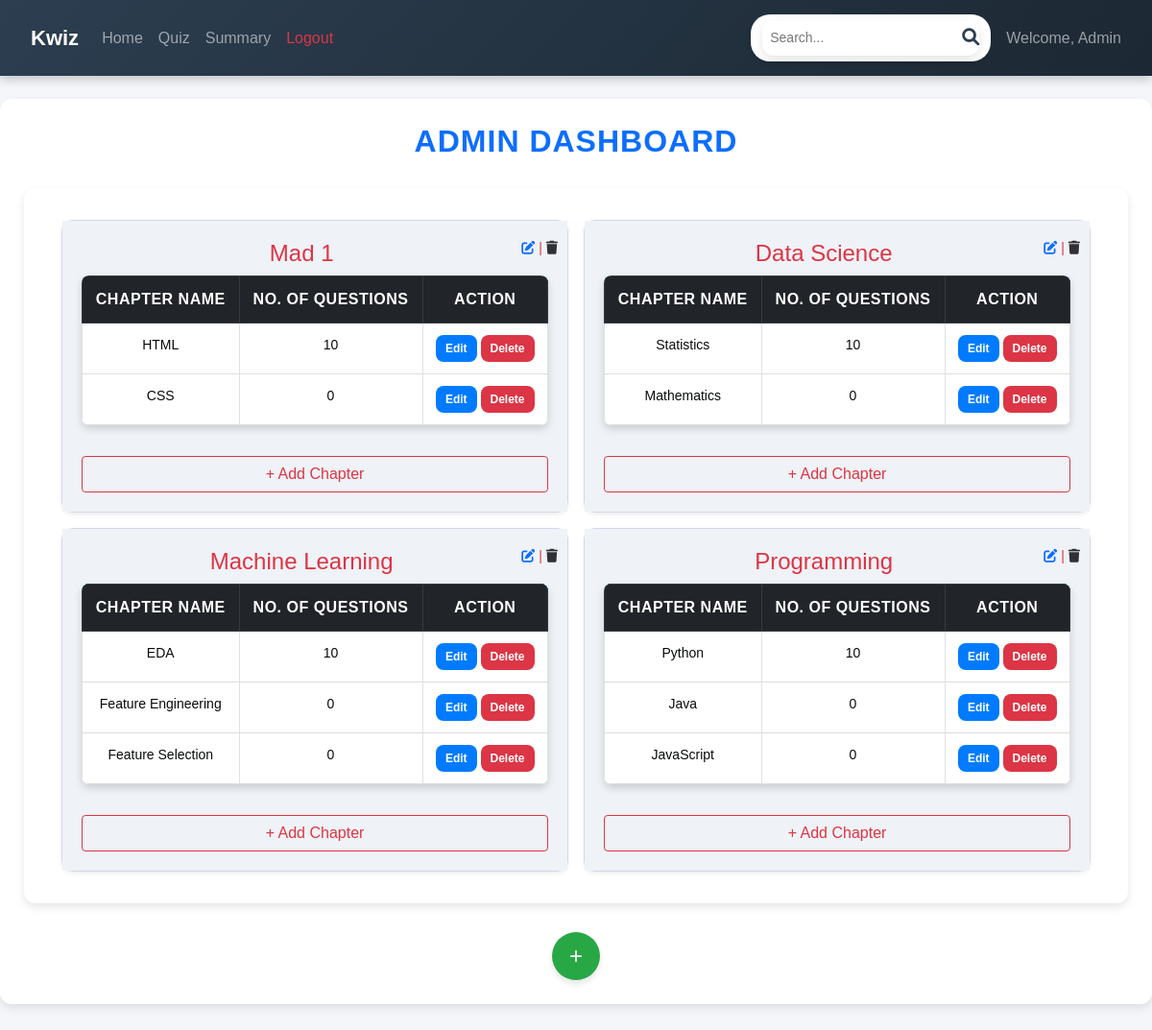
The app's page /admin/dashboard with its own data.
### backend/models.py (models this page shows)
class Subject(db.Model):
    __tablename__ = 'subject'
    id = db.Column(db.Integer, primary_key=True)
    name = db.Column(db.String(150), unique=True, nullable=False)
    description = db.Column(db.String(300), nullable=False)
    chapters = db.relationship('Chapter', backref='subject', lazy='subquery', cascade='all, delete-orphan')

class Chapter(db.Model):
    __tablename__ = 'chapter'
    id = db.Column(db.Integer, primary_key=True)
    name = db.Column(db.String(100), nullable=False)
    description = db.Column(db.Text)
    subject_id = db.Column(db.Integer, db.ForeignKey('subject.id', ondelete="CASCADE"), nullable=False)
    quizzes = db.relationship('Quiz', backref='chapter', lazy='subquery', cascade='all, delete-orphan')

class Quiz(db.Model):
    __tablename__ = 'quiz'
    id = db.Column(db.Integer, primary_key=True)
    chapter_id = db.Column(db.Integer, db.ForeignKey('chapter.id', ondelete="CASCADE"), nullable=False)
    date_of_quiz = db.Column(db.Date, nullable=False)
    duration_seconds = db.Column(db.Integer, nullable=False)
    remarks = db.Column(db.Text)
    questions = db.relationship('Question', backref='quiz', lazy='subquery', cascade='all, delete-orphan')
    scores = db.relationship('Score', backref='quiz', lazy='dynamic', cascade='all, delete-orphan')

### backend/controllers.py (the view)
@app.route('/admin/dashboard')
def admin_dashboard():
    subjects = Subject.query.all()  # Get all subjects
    for subject in subjects:
        for chapter in subject.chapters:
            chapter.quizzes = Quiz.query.filter_by(chapter_id=chapter.id).all()
    return render_template('admin/admin_dashboard.html', subjects=subjects)

### templates/admin/admin_dashboard.html
{% extends "admin/admin_base.html" %}
{% block content %}
<h2 class="text-center text-primary mb-4">Admin Dashboard</h2>
<div class="container">
    <div class="d-flex flex-wrap justify-content-center">
        {% for subject in subjects %}
        <div class="card shadow-sm m-2" style="width: 48%;">
            <div class="card-body">
                <h4 class="text-danger text-center">
                    {{ subject.name }}
                    <div style="float: right; font-size: 14px; margin-right: -10px;">
                        <a href="{{ url_for('edit_subject', subject_id=subject.id) }}"
                        style="text-decoration: none;">
                        <i class="fa-solid fa-pen-to-square"></i></a> |
                        <a href="{{ url_for('delete_subject', subject_id=subject.id) }}"
                        style="text-decoration: none;"
                           onclick="return confirm('Are you sure you want to delete this subject?');">
                           <i class="fa-solid fa-trash" style="color: #303036;"></i>
                        </a>
                    </div>
                </h4>
                <table class="table table-bordered">
                    <thead class="table-dark text-center">
                        <tr>
                            <th>Chapter Name</th>
                            <th>No. of Questions</th>
                            <th>Action</th>
                        </tr>
                    </thead>
                    <tbody>
                        {% for chapter in subject.chapters %}
                        <tr class="text-center">
                            <td>{{ chapter.name }}</td>
                           <td>
                                {% if chapter.quizzes %}
                                    {% for quiz in chapter.quizzes %}
                                        {{ quiz.questions|length }}
                                    {% endfor %}
                                {% else %}
                                    No quizzes available
                                {% endif %}
                            </td>
                            <td>
                                <a href="{{ url_for('edit_chapter', chapter_id=chapter.id) }}" class="btn btn-primary btn-sm" style="font-size: 12px; padding: 5px 10px;">Edit</a>
                                <a href="{{ url_for('delete_chapter', chapter_id=chapter.id) }}" class="btn btn-danger btn-sm" style="font-size: 12px; padding: 5px 10px;">Delete</a>
                            </td>
                        </tr>
                        {% endfor %}
                    </tbody>
                </table>
                <a href="{{ url_for('new_chapter', subject_id=subject.id) }}" class="btn btn-outline-danger w-100 mt-3">+ Add Chapter</a>
            </div>
        </div>
        {% endfor %}
    </div>
</div>
<div class="text-center mt-3">
    <a
        href="{{ url_for('new_subject') }}"
        style="display: inline-block; background-color: #28a745; color: white; text-decoration: none; border: none; border-radius: 50%; width: 50px; height: 50px; font-size: 24px; line-height: 50px; text-align: center; box-shadow: 0 4px 6px rgba(0, 0, 0, 0.1);"
        title="Add New Subject">
        +
    </a>
</div>
{% endblock %}

### static/styles/admin_dash.css (style rules this page uses)
body { font-family: 'Poppins', sans-serif; background-color: #f4f6f9; color: #333; margin: 0; padding: 0; }
.container { max-width: 1200px; margin: 30px auto; background: white; padding: 25px; border-radius: 12px; box-shadow: 0 4px 10px rgba(0, 0, 0, 0.1); }
h2.text-center { font-weight: bold; color: #2c3e50; margin-bottom: 20px; text-transform: uppercase; letter-spacing: 1px; }
.card { border-radius: 12px; box-shadow: 0 4px 10px rgba(0, 0, 0, 0.15); transition: 0.3s ease-in-out; border: 1px solid #d1d9e6; background: #ffffff; }
.card-body { padding: 20px; background: hsl(210, 29%, 95%); }
.table { border-radius: 8px; overflow: hidden; box-shadow: 0 4px 8px rgba(0, 0, 0, 0.15); background: white; }
.table thead { background: linear-gradient(135deg, rgb(10, 163, 240), hsl(209, 95%, 50%)); color: white; text-transform: uppercase; }
.table th { padding: 12px; font-size: 16px; text-align: center; letter-spacing: 0.5px; }
.table td { padding: 12px; text-align: center; border-bottom: 1px solid #ddd; font-size: 14px; color: hsl(200, 14%, 4%); }
.table tbody tr { transition: 0.3s ease-in-out; }
.btn-primary { background: #007bff; border: none; padding: 10px 15px; font-size: 14px; font-weight: bold; border-radius: 8px; transition: 0.3s ease-in-out; }
.btn-danger { background: #dc3545; border: none; padding: 10px 15px; font-size: 14px; font-weight: bold; border-radius: 8px; transition: 0.3s ease-in-out; }

### records on screen
Subject: name "Mad 1"
Chapter: name "HTML"
Quiz: questions|length "10"
Chapter: name "CSS"
Quiz: questions|length "0"
Subject: name "Data Science"
Chapter: name "Statistics"
Quiz: questions|length "10"
Chapter: name "Mathematics"
Quiz: questions|length "0"
Subject: name "Machine Learning"
Chapter: name "EDA"
Quiz: questions|length "10"
Chapter: name "Feature Engineering"
Quiz: questions|length "0"
Chapter: name "Feature Selection"
Quiz: questions|length "0"
Subject: name "Programming"
Chapter: name "Python"
Quiz: questions|length "10"
Chapter: name "Java"
Quiz: questions|length "0"
Chapter: name "JavaScript"
Quiz: questions|length "0"
